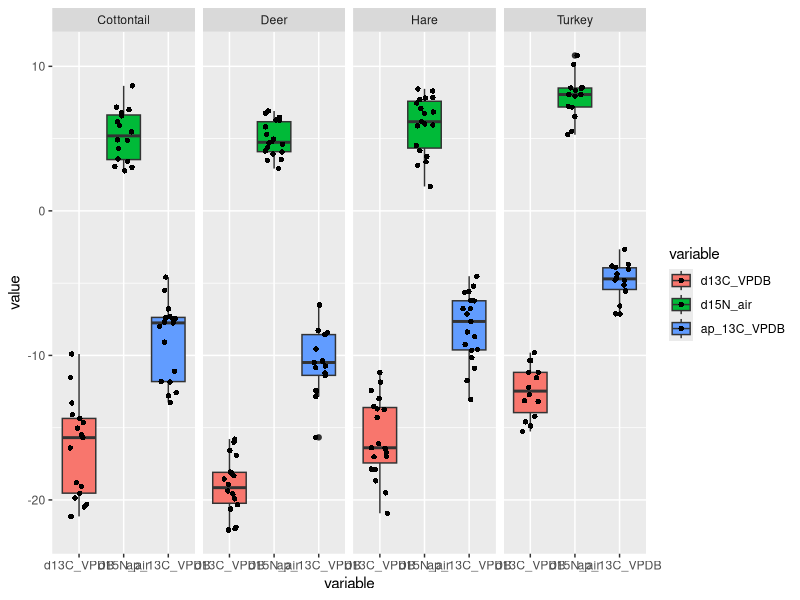
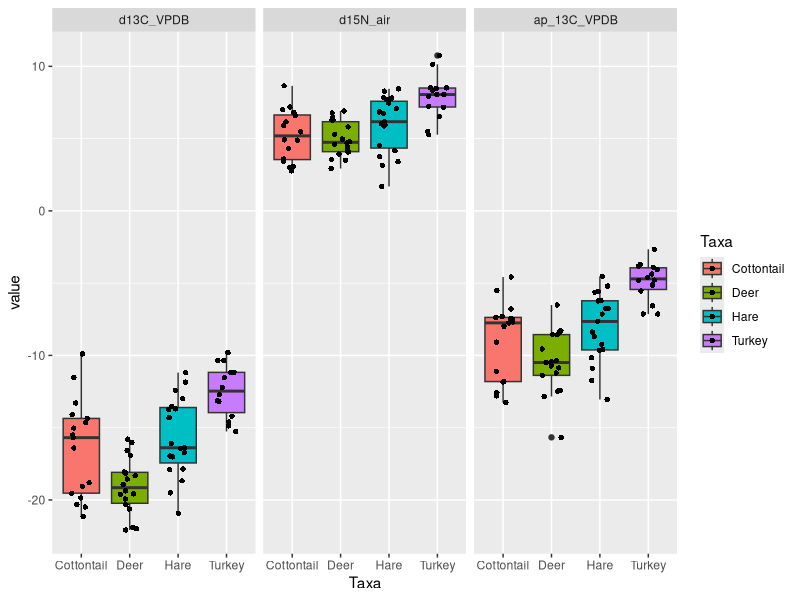
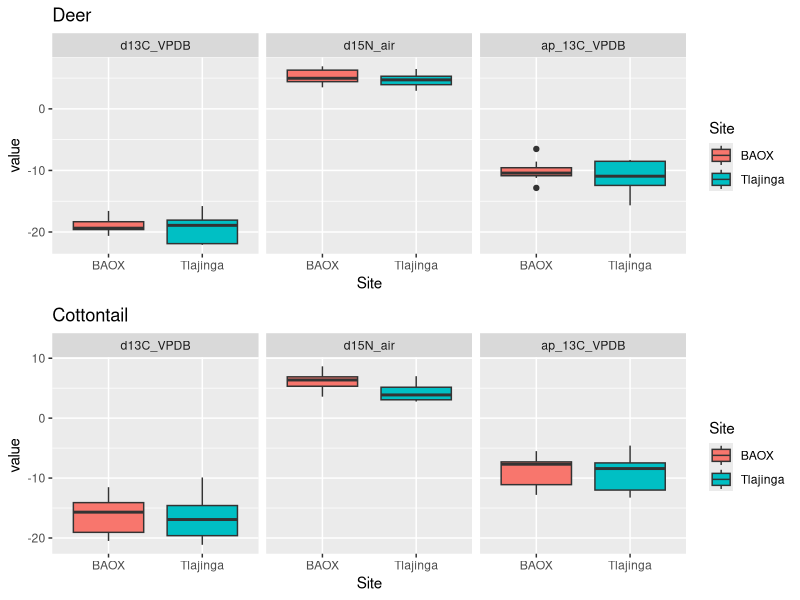
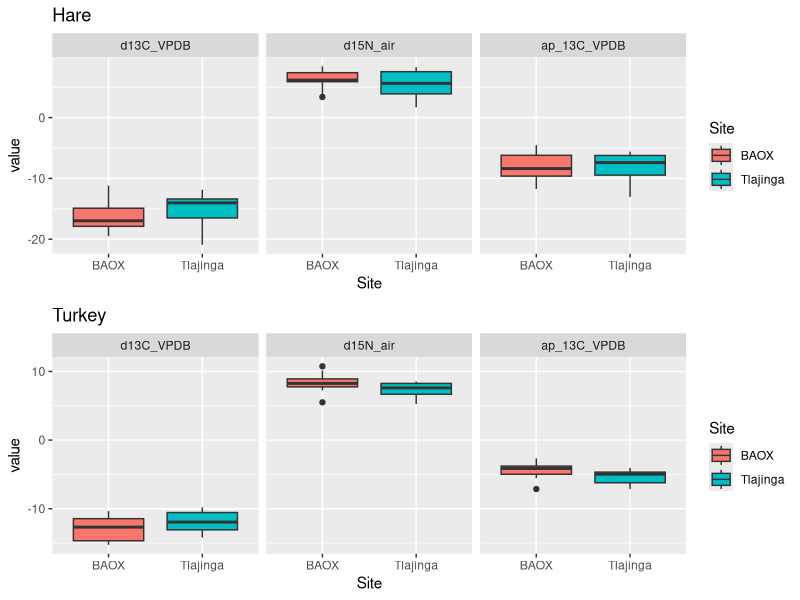
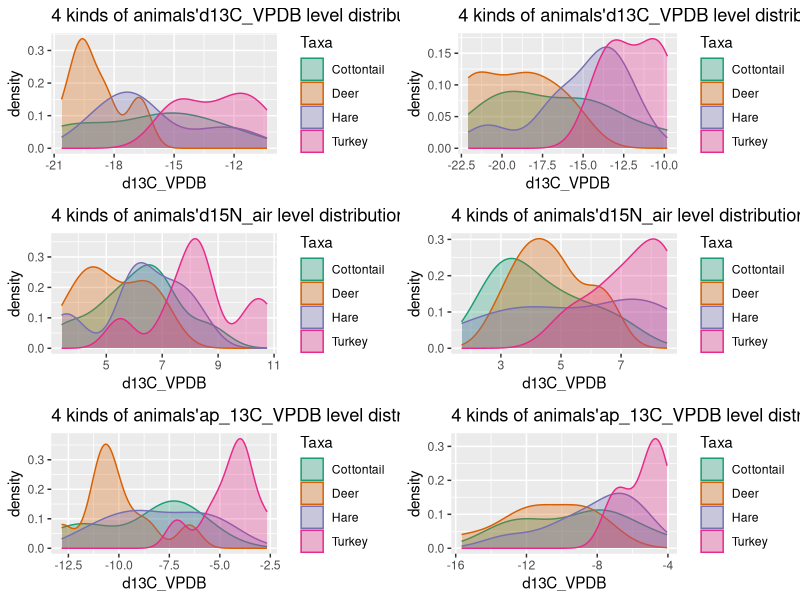

The R script that drew these images, in order: (Note: this script raises an error after producing the figures.)
## ---- chunk 1
knitr::opts_chunk$set(echo = TRUE, message = FALSE, warning = FALSE)
# install.packages("foreign")
library(ggplot2)
library(openxlsx)
library(reshape2)
library(dplyr)
library(tidyr)
library("formattable")
library(stats)
## ---- chunk 2
#read data
data<-read.xlsx("for_stats_peeps.xlsx")
data<-data[,-2:-6]
data<-data[,-4]
removedata<-c("MC381","MC389","MC393","MC76")
#data <- na.omit(data)
i<-1
for(i in i:4) data<-subset(data,data$ID!=removedata[i])

## ---- chunk 3
#tidy data
data2<-data[,2:8]
data2<-data2[,-3]
data2<-data2[,-5]
aggdata<-melt(data2,id=(c("Taxa","Site")))

## ---- chunk 4
summ <- aggdata %>%                              
  group_by(Taxa,Site,variable) %>% 
  na.omit(aggdata) %>%
  summarize(min = min(value),
            median = median(value),
            mean = mean(value),
            max = max(value),
            sd = sd(value),
            count=n())
#formattable(summ)

## ---- chunk 5
ggplot(data = aggdata, aes(x=variable,y=value, fill=variable)) + 
  geom_boxplot()+
  geom_jitter(shape=16, position=position_jitter(0.2))+
  facet_wrap(~Taxa,nrow = 1)
## ---- chunk 6
ggplot(data = aggdata, aes(x=Taxa,y=value, fill=Taxa)) + 
  geom_boxplot()+
  geom_jitter(shape=16, position=position_jitter(0.2))+
  facet_wrap(~variable,nrow = 1)
## ---- chunk 7
data_deer<-aggdata[which(aggdata$Taxa=="Deer"),]
data_Cottontail<-aggdata[which(aggdata$Taxa=="Cottontail"),]
data_Hare<-aggdata[which(aggdata$Taxa=="Hare"),]
data_Turkey<-aggdata[which(aggdata$Taxa=="Turkey"),]

deer1<-ggplot(data = data_deer, aes(x=variable,y=value, fill=variable)) + 
  geom_boxplot()+
  #geom_jitter(shape=16, position=position_jitter(0.2))+
  labs(title = 'Deer')+
  facet_wrap(~Site,nrow = 1)

deer2<-ggplot(data = data_deer, aes(x=Site,y=value, fill=Site)) + 
  geom_boxplot()+
  #geom_jitter(shape=16, position=position_jitter(0.2))+
  labs(title = 'Deer')+
  facet_wrap(~variable,nrow = 1)



cot1<-ggplot(data = data_Cottontail, aes(x=variable,y=value, fill=variable)) + 
  geom_boxplot()+
  #geom_jitter(shape=16, position=position_jitter(0.2))+
  labs(title = 'Cottontail')+
  facet_wrap(~Site,nrow = 1)

cot2<-ggplot(data = data_Cottontail, aes(x=Site,y=value, fill=Site)) + 
  geom_boxplot()+
  #geom_jitter(shape=16, position=position_jitter(0.2))+
  labs(title = 'Cottontail')+
  facet_wrap(~variable,nrow = 1)


hare1<-ggplot(data = data_Hare, aes(x=variable,y=value, fill=variable)) + 
  geom_boxplot()+
  #geom_jitter(shape=16, position=position_jitter(0.2))+
  labs(title = 'Hare')+
  facet_wrap(~Site,nrow = 1)

hare2<-ggplot(data = data_Hare, aes(x=Site,y=value, fill=Site)) + 
  geom_boxplot()+
  #geom_jitter(shape=16, position=position_jitter(0.2))+
  labs(title = 'Hare')+
  facet_wrap(~variable,nrow = 1)

turkey1<-ggplot(data = data_Turkey, aes(x=variable,y=value, fill=variable)) + 
  geom_boxplot()+
  #geom_jitter(shape=16, position=position_jitter(0.2))+
  labs(title = 'Turkey')+
  facet_wrap(~Site,nrow = 1)

turkey2<-ggplot(data = data_Turkey, aes(x=Site,y=value, fill=Site)) + 
  geom_boxplot()+
  #geom_jitter(shape=16, position=position_jitter(0.2))+
  labs(title = 'Turkey')+
  facet_wrap(~variable,nrow = 1)

## ---- chunk 8

#gridExtra::grid.arrange(deer1,cot1,nrow=2,ncol=1)
#gridExtra::grid.arrange(hare1,turkey1,nrow=2,ncol=1)

gridExtra::grid.arrange(deer2,cot2,nrow=2,ncol=1)
gridExtra::grid.arrange(hare2,turkey2,nrow=2,ncol=1)

## ---- chunk 9
filter(aggdata,Taxa=="Cottontail" & Site=="BAOX" & variable=="d15N_air")$value
## ---- chunk 10
max(filter(aggdata,Taxa=="Cottontail" & Site=="BAOX" & variable=="d15N_air")$value)
mean(filter(aggdata,Taxa=="Cottontail" & Site=="BAOX" & variable=="d15N_air")$value)
sd(filter(aggdata,Taxa=="Cottontail" & Site=="BAOX" & variable=="d15N_air")$value)
## ---- chunk 11
# check the d13C_VPDB
aggdata1 <- filter(aggdata, variable== "d13C_VPDB" & Site == "BAOX")
ggplot1 <- ggplot(aggdata1, aes(value, colour = Taxa,fill=Taxa)) + geom_density(alpha = 0.3) +
  scale_fill_brewer(palette="Dark2") +
  scale_color_brewer(palette="Dark2") +
  labs(x = "d13C_VPDB", y = "density", title = "4 kinds of animals'd13C_VPDB level distribution in BOAX")


aggdata2 <- filter(aggdata, variable== "d13C_VPDB" & Site == "Tlajinga")
ggplot2 <- ggplot(aggdata2, aes(value, colour = Taxa,fill=Taxa)) + geom_density(alpha = 0.3) +
  scale_fill_brewer(palette="Dark2") +
  scale_color_brewer(palette="Dark2") +
  labs(x = "d13C_VPDB", y = "density", title = "4 kinds of animals'd13C_VPDB level distribution in Tlajinga")

# check the d15N_air
aggdata3 <- filter(aggdata, variable== "d15N_air" & Site == "BAOX")
ggplot3 <- ggplot(aggdata3, aes(value, colour = Taxa,fill=Taxa)) + geom_density(alpha = 0.3) +
  scale_fill_brewer(palette="Dark2") +
  scale_color_brewer(palette="Dark2") +
  labs(x = "d13C_VPDB", y = "density", title = "4 kinds of animals'd15N_air level distribution in BOAX")


aggdata4 <- filter(aggdata, variable== "d15N_air" & Site == "Tlajinga")
ggplot4 <- ggplot(aggdata4, aes(value, colour = Taxa,fill=Taxa)) + geom_density(alpha = 0.3) +
  scale_fill_brewer(palette="Dark2") +
  scale_color_brewer(palette="Dark2") +
  labs(x = "d13C_VPDB", y = "density", title = "4 kinds of animals'd15N_air level distribution in Tlajinga")

# check the ap_13C_VPDB
aggdata5 <- filter(aggdata, variable== "ap_13C_VPDB" & Site == "BAOX")
ggplot5 <- ggplot(aggdata5, aes(value, colour = Taxa,fill=Taxa)) + geom_density(alpha = 0.3) +
  scale_fill_brewer(palette="Dark2") +
  scale_color_brewer(palette="Dark2") +
  labs(x = "d13C_VPDB", y = "density", title = "4 kinds of animals'ap_13C_VPDB level distribution in BOAX")


aggdata6 <- filter(aggdata, variable== "ap_13C_VPDB" & Site == "Tlajinga")
ggplot6 <- ggplot(aggdata6, aes(value, colour = Taxa,fill=Taxa)) + geom_density(alpha = 0.3) +
  scale_fill_brewer(palette="Dark2") +
  scale_color_brewer(palette="Dark2") +
  labs(x = "d13C_VPDB", y = "density", title = "4 kinds of animals'ap_13C_VPDB level distribution in Tlajinga")
## ---- chunk 12
gridExtra::grid.arrange(ggplot1, ggplot2, ggplot3, ggplot4, ggplot5, ggplot6)
## ---- chunk 13
# data set
test.turkey.d13C <- filter(aggdata, Taxa == "Turkey" & variable== "d13C_VPDB")
test.Cottontail.d13C <- filter(aggdata, Taxa == "Cottontail" & variable== "d13C_VPDB")
test.Deer.d13C <- filter(aggdata, Taxa == "Deer" & variable== "d13C_VPDB")
test.Hare.d13C <- filter(aggdata, Taxa == "Hare" & variable== "d13C_VPDB")

test.turkey.d15N <- filter(aggdata, Taxa == "Turkey" & variable== "d15N_air")
test.Cottontail.d15N <- filter(aggdata, Taxa == "Cottontail" & variable== "d15N_air")
test.Deer.d15N <- filter(aggdata, Taxa == "Deer" & variable== "d15N_air")
test.Hare.d15N <- filter(aggdata, Taxa == "Hare" & variable== "d15N_air")

test.turkey.ap13C <- filter(aggdata, Taxa == "Turkey" & variable== "ap_13C_VPDB")
test.Cottontail.ap13C <- filter(aggdata, Taxa == "Cottontail" & variable== "ap_13C_VPDB")
test.Deer.ap13C <- filter(aggdata, Taxa == "Deer" & variable== "ap_13C_VPDB")
test.Hare.ap13C <- filter(aggdata, Taxa == "Hare" & variable== "ap_13C_VPDB")
## ---- chunk 14
# "d13C_VPDB" level in turkey groups
plot1 <- ggplot(test.turkey.d13C, aes(sample = value)) + 
  stat_qq_band() +
  stat_qq_point() + 
  stat_qq_line(col = "steelblue", lwd = 0.5) + 
  theme_bw() +
  xlab("Theortical Quantiles") +
  ylab("Sample Quantiles") +
  ggtitle('Normal Q-Q plot of "d13C_VPDB" level in turkey groups')

# "d13C_VPDB" level in Cottontail groups
plot2 <- ggplot(test.Cottontail.d13C, aes(sample = value)) + 
  stat_qq_band() +
  stat_qq_point() + 
  stat_qq_line(col = "steelblue", lwd = 0.5) + 
  theme_bw() +
  xlab("Theortical Quantiles") +
  ylab("Sample Quantiles") +
  ggtitle('Normal Q-Q plot of "d13C_VPDB" level in cottontail groups')

# "d13C_VPDB" level in Deer groups
plot3 <- ggplot(test.Deer.d13C, aes(sample = value)) + 
  stat_qq_band() +
  stat_qq_point() + 
  stat_qq_line(col = "steelblue", lwd = 0.5) + 
  theme_bw() +
  xlab("Theortical Quantiles") +
  ylab("Sample Quantiles") +
  ggtitle('Normal Q-Q plot of "d13C_VPDB" level in deer groups')

# "d13C_VPDB" level in Hare groups
plot4 <- ggplot(test.Hare.d13C, aes(sample = value)) + 
  stat_qq_band() +
  stat_qq_point() + 
  stat_qq_line(col = "steelblue", lwd = 0.5) + 
  theme_bw() +
  xlab("Theortical Quantiles") +
  ylab("Sample Quantiles") +
  ggtitle('Normal Q-Q plot of "d13C_VPDB" level in hare groups')

# "d15N_air" level in turkey groups
plot5 <- ggplot(test.turkey.d15N, aes(sample = value)) + 
  stat_qq_band() +
  stat_qq_point() + 
  stat_qq_line(col = "steelblue", lwd = 0.5) + 
  theme_bw() +
  xlab("Theortical Quantiles") +
  ylab("Sample Quantiles") +
  ggtitle('Normal Q-Q plot of "d15N_air" level in turkey groups')

# "d15N_air" level in Cottontail groups
plot6 <- ggplot(test.Cottontail.d15N, aes(sample = value)) + 
  stat_qq_band() +
  stat_qq_point() +
  stat_qq_line(col = "steelblue", lwd = 0.5) + 
  theme_bw() +
  xlab("Theortical Quantiles") +
  ylab("Sample Quantiles") +
  ggtitle('Normal Q-Q plot of "d15N_air" level in Cottontail groups')

# "d15N_air" level in Deer groups
plot7 <- ggplot(test.Deer.d15N, aes(sample = value)) + 
  stat_qq_band() +
  stat_qq_point() + 
  stat_qq_line(col = "steelblue", lwd = 0.5) + 
  theme_bw() +
  xlab("Theortical Quantiles") +
  ylab("Sample Quantiles") +
  ggtitle('Normal Q-Q plot of "d15N_air" level in Deer groups')

# "d15N_air" level in Hare groups
plot8 <- ggplot(test.Hare.d15N, aes(sample = value)) + 
  stat_qq_band() +
  stat_qq_point() + 
  stat_qq_line(col = "steelblue", lwd = 0.5) + 
  theme_bw() +
  xlab("Theortical Quantiles") +
  ylab("Sample Quantiles") +
  ggtitle('Normal Q-Q plot of "d15N_air" level in Hare groups')

# "ap_13C_VPDB" level in turkey groups
plot9 <- ggplot(test.turkey.ap13C, aes(sample = value)) + 
  stat_qq_band() +
  stat_qq_point() + 
  stat_qq_line(col = "steelblue", lwd = 0.5) + 
  theme_bw() +
  xlab("Theortical Quantiles") +
  ylab("Sample Quantiles") +
  ggtitle('Normal Q-Q plot of "ap_13C_VPDB" level in turkey groups')
  
# "ap_13C_VPDB" level in Cottontail groups
plot10 <- ggplot(test.Cottontail.ap13C, aes(sample = value)) + 
  stat_qq_band() +
  stat_qq_point() + 
  stat_qq_line(col = "steelblue", lwd = 0.5) + 
  theme_bw() +
  xlab("Theortical Quantiles") +
  ylab("Sample Quantiles") +
  ggtitle('Normal Q-Q plot of "ap_13C_VPDB" level in Cottontail groups')

# "ap_13C_VPDB" level in Deer groups
plot11 <- ggplot(test.Deer.ap13C, aes(sample = value)) + 
  stat_qq_band() +
  stat_qq_point() + 
  stat_qq_line(col = "steelblue", lwd = 0.5) + 
  theme_bw() +
  xlab("Theortical Quantiles") +
  ylab("Sample Quantiles") +
  ggtitle('Normal Q-Q plot of "ap_13C_VPDB" level in Deer groups')

# "ap_13C_VPDB" level in Hare groups
plot12 <- ggplot(test.Hare.ap13C, aes(sample = value)) + 
  stat_qq_band() +
  stat_qq_point() + 
  stat_qq_line(col = "steelblue", lwd = 0.5) + 
  theme_bw() +
  xlab("Theortical Quantiles") +
  ylab("Sample Quantiles") +
  ggtitle('Normal Q-Q plot of "ap_13C_VPDB" level in Hare groups')
## ---- chunk 15
gridExtra::grid.arrange(plot1, plot2, plot3, plot4, plot5, plot6, 
                        plot7, plot8, plot9, plot10, plot11, plot12, 
                        nrow = 4, ncol = 3)
## ---- chunk 16
# Assumption
# H0 : v1  = v2
# Ha : v1 != v2
## ---- chunk 17
# Assumption
# H0 : v1  = v2
# Ha : v1 != v2
## ---- chunk 18
# "d13C_VPDB" level in turkey groups
with(test.turkey.d13C, shapiro.test(value[Site == "BAOX"])) # p = 0.4606
with(test.turkey.d13C, shapiro.test(value[Site == "Tlajinga"])) # p = 0.7027

# From the output, the two p-values are greater than the significance level 0.05 implying that the distribution of the data are not significantly different from the normal distribution. In other words, we can assume the normality.

t.test(value ~ Site, data = test.turkey.d13C, conf.level = 0.99, var.equal = TRUE)
# p = 0.3323
# Not reject!
## ---- chunk 19
# "d13C_VPDB" level in Cottontail groups
with(test.Cottontail.d13C, shapiro.test(value[Site == "BAOX"])) # p = 0.5969
with(test.Cottontail.d13C, shapiro.test(value[Site == "Tlajinga"])) # p = 0.3941

# From the output, the two p-values are greater than the significance level 0.05 implying that the distribution of the data are not significantly different from the normal distribution. In other words, we can assume the normality.
t.test(value ~ Site, data = test.Cottontail.d13C, conf.level = 0.99, var.equal = TRUE)
# p = 0.8162
# Not reject!
## ---- chunk 20
# "d13C_VPDB" level in Deer groups
with(test.Deer.d13C, shapiro.test(value[Site == "BAOX"])) # p = 0.3914
with(test.Deer.d13C, shapiro.test(value[Site == "Tlajinga"])) # p = 0.2177

# From the output, the two p-values are greater than the significance level 0.05 implying that the distribution of the data are not significantly different from the normal distribution. In other words, we can assume the normality.
t.test(value ~ Site, data = test.Deer.d13C, conf.level = 0.99, var.equal = TRUE)
# p = 0.6657
# Not reject!
## ---- chunk 21
# "d13C_VPDB" level in Hare groups
with(test.Hare.d13C, shapiro.test(value[Site == "BAOX"])) # p = 0.2707
with(test.Hare.d13C, shapiro.test(value[Site == "Tlajinga"])) # p = 0.2447

# From the output, the two p-values are greater than the significance level 0.05 implying that the distribution of the data are not significantly different from the normal distribution. In other words, we can assume the normality.

t.test(value ~ Site, data = test.Hare.d13C, conf.level = 0.99, var.equal = TRUE)
# p = 0.3999
# Not reject!
## ---- chunk 22
# "d15N_air" level in turkey groups
with(test.turkey.d15N, shapiro.test(value[Site == "BAOX"])) # p = 0.7717
with(test.turkey.d15N, shapiro.test(value[Site == "Tlajinga"])) # p = 0.4532

# From the output, the two p-values are greater than the significance level 0.05 implying that the distribution of the data are not significantly different from the normal distribution. In other words, we can assume the normality.

t.test(value ~ Site, data = test.turkey.d15N, conf.level = 0.99, var.equal = TRUE)
# p = 0.2313
# Not reject!
## ---- chunk 23
# "d15N_air" level in Cottontail groups
with(test.Cottontail.d15N, shapiro.test(value[Site == "BAOX"])) # p = 0.09437
with(test.Cottontail.d15N, shapiro.test(value[Site == "Tlajinga"])) # p = 0.2703

# From the output, the two p-values are greater than the significance level 0.05 implying that the distribution of the data are not significantly different from the normal distribution. In other words, we can assume the normality.
t.test(value ~ Site, data = test.Cottontail.d15N, conf.level = 0.99, var.equal = TRUE)
# p = 0.0321 < 0.05
# Reject!
## ---- chunk 24
# "d15N_air" level in Deer groups
with(test.Deer.d15N, shapiro.test(value[Site == "BAOX"])) # p = 0.5592
with(test.Deer.d15N, shapiro.test(value[Site == "Tlajinga"])) # p = 0.7696

# From the output, the two p-values are greater than the significance level 0.05 implying that the distribution of the data are not significantly different from the normal distribution. In other words, we can assume the normality.
t.test(value ~ Site, data = test.Deer.d15N, conf.level = 0.99, var.equal = TRUE)
# p = 0.3106
# Not reject!
## ---- chunk 25
# "d15N_air" level in Hare groups
with(test.Hare.d15N, shapiro.test(value[Site == "BAOX"])) # p = 0.3232
with(test.Hare.d15N, shapiro.test(value[Site == "Tlajinga"])) # p = 0.4432

# From the output, the two p-values are greater than the significance level 0.05 implying that the distribution of the data are not significantly different from the normal distribution. In other words, we can assume the normality.

t.test(value ~ Site, data = test.Hare.d15N, conf.level = 0.99, var.equal = TRUE)
# p = 0.4013
# Not reject!
## ---- chunk 26
# "ap_13C_VPDB" level in turkey groups
with(test.turkey.ap13C, shapiro.test(value[Site == "BAOX"])) # p = 0.5876
with(test.turkey.ap13C, shapiro.test(value[Site == "Tlajinga"])) # p = 0.3992

# From the output, the two p-values are greater than the significance level 0.05 implying that the distribution of the data are not significantly different from the normal distribution. In other words, we can assume the normality.

t.test(value ~ Site, data = test.turkey.ap13C, conf.level = 0.99, var.equal = TRUE)
# p = 0.2241
# Not reject!
## ---- chunk 27
# "ap_13C_VPDB" level in Cottontail groups
with(test.Cottontail.ap13C, shapiro.test(value[Site == "BAOX"])) # p = 0.1675
with(test.Cottontail.ap13C, shapiro.test(value[Site == "Tlajinga"])) # p = 0.4795

# From the output, the two p-values are greater than the significance level 0.05 implying that the distribution of the data are not significantly different from the normal distribution. In other words, we can assume the normality.
t.test(value ~ Site, data = test.Cottontail.ap13C, conf.level = 0.99, var.equal = TRUE)
# p = 0.6955
# Reject!
## ---- chunk 28
# "ap_13C_VPDB" level in Deer groups
with(test.Deer.ap13C, shapiro.test(value[Site == "BAOX"])) # p = 0.54
with(test.Deer.ap13C, shapiro.test(value[Site == "Tlajinga"])) # p = 0.3121

# From the output, the two p-values are greater than the significance level 0.05 implying that the distribution of the data are not significantly different from the normal distribution. In other words, we can assume the normality.
t.test(value ~ Site, data = test.Deer.ap13C, conf.level = 0.99, var.equal = TRUE)
# p = 0.4406
# Not reject!
## ---- chunk 29
# "ap_13C_VPDB" level in Hare groups
with(test.Hare.ap13C, shapiro.test(value[Site == "BAOX"])) # p = 0.7399
with(test.Hare.ap13C, shapiro.test(value[Site == "Tlajinga"])) # p = 0.2754

# From the output, the two p-values are greater than the significance level 0.05 implying that the distribution of the data are not significantly different from the normal distribution. In other words, we can assume the normality.

t.test(value ~ Site, data = test.Hare.ap13C, conf.level = 0.99, var.equal = TRUE)
# p = 0.8815
# Not reject!
## ---- chunk 30
data_deer_dc<-data_deer[which(data_deer$variable=="d13C_VPDB"),]
wilcox.test(value~Site,conf.level = 0.99,data=data_deer_dc)

data_deer_apc<-data_deer[which(data_deer$variable=="ap_13C_VPDB"),] %>% na.omit(data_deer)
wilcox.test(value~Site,conf.level = 0.99,data=data_deer_apc)

data_deer_n<-data_deer[which(data_deer$variable=="d15N_air"),]
wilcox.test(value~Site,conf.level = 0.99,data=data_deer_n)
## ---- chunk 31
data_cott_dc<-data_Cottontail[which(data_Cottontail$variable=="d13C_VPDB"),]
wilcox.test(value~Site,conf.level = 0.99,data=data_cott_dc)

data_cott_apc<-data_Cottontail[which(data_Cottontail$variable=="ap_13C_VPDB"),] 
wilcox.test(value~Site,conf.level = 0.99,data=data_cott_apc)

data_cott_n<-data_Cottontail[which(data_Cottontail$variable=="d15N_air"),]%>% na.omit(data_Cottontail)
wilcox.test(value~Site,conf.level = 0.99,data=data_cott_n)
## ---- chunk 32
data_hare_dc<-data_Hare[which(data_Hare$variable=="d13C_VPDB"),]
wilcox.test(value~Site,conf.level = 0.99,data=data_hare_dc)

data_hare_apc<-data_Hare[which(data_Hare$variable=="ap_13C_VPDB"),] 
wilcox.test(value~Site,conf.level = 0.99,data=data_hare_apc)

data_hare_n<-data_Hare[which(data_Hare$variable=="d15N_air"),]
wilcox.test(value~Site,conf.level = 0.99,data=data_hare_n)
## ---- chunk 33
data_turkey_dc<-data_Turkey[which(data_Turkey$variable=="d13C_VPDB"),]
wilcox.test(value~Site,conf.level = 0.99,data=data_turkey_dc)

data_turkey_apc<-data_Turkey[which(data_Turkey$variable=="ap_13C_VPDB"),] 
wilcox.test(value~Site,conf.level = 0.99,data=data_turkey_apc)

data_turkey_n<-data_Turkey[which(data_Turkey$variable=="d15N_air"),]
wilcox.test(value~Site,conf.level = 0.99,data=data_turkey_n)
## ---- chunk 34
Utable<-read.xlsx("Mann-Whitney_Table_0.01.xlsx")

Utest<-function(set1,set2){
  l1<-length(set1)
  l2<-length(set2)
  set<-c(set1,set2)
  set<-rbind(set,c(rep(1,l1),rep(2,l2)))
  rset<-rank(set[1,])
  R1<-sum(rset[1:l1])
  R2<-sum(rset[(l1+1):(l1+l2)])
  U1<-l1*l2+l1*(l1+1)/2-R1
  U2<-l1*l2+l2*(l2+1)/2-R2
  #print(min(U1,U2))
  #print(Utable[l1,l2])
  min(U1,U2)<Utable[l1,l2]
}
## ---- chunk 35
setA<-data_deer_dc[which(data_deer_dc$Site=="BAOX"),]
setB<-data_deer_dc[which(data_deer_dc$Site=="Tlajinga"),]
print("d13C_VPDB:")
Utest(setA$value,setB$value)


setA<-data_deer_apc[which(data_deer_apc$Site=="BAOX"),]
setB<-data_deer_apc[which(data_deer_apc$Site=="Tlajinga"),]
print("d15N_air:")
Utest(setA$value,setB$value)

setA<-data_deer_n[which(data_deer_n$Site=="BAOX"),]
setB<-data_deer_n[which(data_deer_n$Site=="Tlajinga"),]
print("ap_13C_VPDB:")
Utest(setA$value,setB$value)
## ---- chunk 36
setA<-data_cott_dc[which(data_cott_dc$Site=="BAOX"),]
setB<-data_cott_dc[which(data_cott_dc$Site=="Tlajinga"),]
print("d13C_VPDB:")
Utest(setA$value,setB$value)

setA<-data_cott_apc[which(data_cott_apc$Site=="BAOX"),]
setB<-data_cott_apc[which(data_cott_apc$Site=="Tlajinga"),]
print("d15N_air:")
Utest(setA$value,setB$value)

setA<-data_cott_n[which(data_cott_n$Site=="BAOX"),]
setB<-data_cott_n[which(data_cott_n$Site=="Tlajinga"),]
print("ap_13C_VPDB:")
Utest(setA$value,setB$value)
## ---- chunk 37
setA<-data_hare_dc[which(data_hare_dc$Site=="BAOX"),]
setB<-data_hare_dc[which(data_hare_dc$Site=="Tlajinga"),]
print("d13C_VPDB:")
Utest(setA$value,setB$value)

setA<-data_hare_apc[which(data_hare_apc$Site=="BAOX"),]
setB<-data_hare_apc[which(data_hare_apc$Site=="Tlajinga"),]
print("d15N_air:")
Utest(setA$value,setB$value)

setA<-data_hare_n[which(data_hare_n$Site=="BAOX"),]
setB<-data_hare_n[which(data_hare_n$Site=="Tlajinga"),]
print("ap_13C_VPDB:")
Utest(setA$value,setB$value)

## ---- chunk 38
setA<-data_turkey_dc[which(data_turkey_dc$Site=="BAOX"),]
setB<-data_turkey_dc[which(data_turkey_dc$Site=="Tlajinga"),]
print("d13C_VPDB:")
Utest(setA$value,setB$value)

setA<-data_turkey_apc[which(data_turkey_apc$Site=="BAOX"),]
setB<-data_turkey_apc[which(data_turkey_apc$Site=="Tlajinga"),]
print("d15N_air:")
Utest(setA$value,setB$value)

setA<-data_turkey_n[which(data_turkey_n$Site=="BAOX"),]
setB<-data_turkey_n[which(data_turkey_n$Site=="Tlajinga"),]
print("ap_13C_VPDB:")
Utest(setA$value,setB$value)
